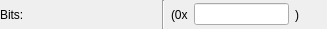
<?xml version="1.0" encoding="UTF-8"?>
<ui version="4.0">
 <class>BitmaskValueFieldWidget</class>
 <widget class="QWidget" name="BitmaskValueFieldWidget">
  <property name="geometry">
   <rect>
    <x>0</x>
    <y>0</y>
    <width>327</width>
    <height>29</height>
   </rect>
  </property>
  <property name="windowTitle">
   <string>Bitmask Value Field</string>
  </property>
  <layout class="QHBoxLayout" name="horizontalLayout_3" stretch="1,0,1">
   <property name="leftMargin">
    <number>0</number>
   </property>
   <property name="topMargin">
    <number>0</number>
   </property>
   <property name="rightMargin">
    <number>0</number>
   </property>
   <property name="bottomMargin">
    <number>0</number>
   </property>
   <item>
    <layout class="QHBoxLayout" name="horizontalLayout">
     <item>
      <layout class="QVBoxLayout" name="verticalLayout_2">
       <item>
        <widget class="QLabel" name="m_nameLabel">
         <property name="text">
          <string>Bits:</string>
         </property>
        </widget>
       </item>
       <item>
        <layout class="QVBoxLayout" name="m_checkboxesLayout"/>
       </item>
      </layout>
     </item>
     <item>
      <spacer name="horizontalSpacer">
       <property name="orientation">
        <enum>Qt::Horizontal</enum>
       </property>
       <property name="sizeHint" stdset="0">
        <size>
         <width>40</width>
         <height>20</height>
        </size>
       </property>
      </spacer>
     </item>
    </layout>
   </item>
   <item>
    <widget class="Line" name="line">
     <property name="orientation">
      <enum>Qt::Vertical</enum>
     </property>
    </widget>
   </item>
   <item>
    <layout class="QHBoxLayout" name="horizontalLayout_2">
     <item>
      <widget class="QLabel" name="m_serFrontLabel">
       <property name="text">
        <string>(0x</string>
       </property>
      </widget>
     </item>
     <item>
      <widget class="QLineEdit" name="m_serValueLineEdit"/>
     </item>
     <item>
      <widget class="QLabel" name="m_serBackLabel">
       <property name="text">
        <string>)</string>
       </property>
      </widget>
     </item>
     <item>
      <spacer name="horizontalSpacer_2">
       <property name="orientation">
        <enum>Qt::Horizontal</enum>
       </property>
       <property name="sizeHint" stdset="0">
        <size>
         <width>40</width>
         <height>20</height>
        </size>
       </property>
      </spacer>
     </item>
    </layout>
   </item>
  </layout>
 </widget>
 <resources/>
 <connections/>
</ui>
